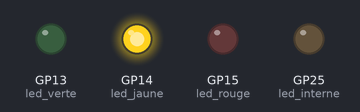
This program was run on a simulated Raspberry Pi Pico running MicroPython. Parts: output pins drawn as LEDs (lit = HIGH).

Above: at 0.4 s.
At 2.2 s:
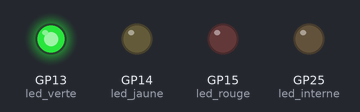
At 2.9 s:
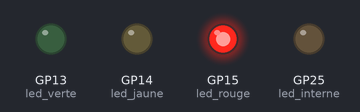
Timing chart, 0 to 3.2 s (numbered marks = the images above):
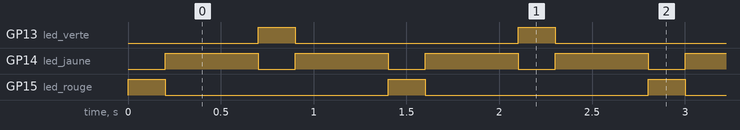

The program:

cligno.py
```python
from machine import Pin
import utime

led_interne = Pin(25, Pin.OUT)
led_rouge = Pin(15, Pin.OUT)
led_jaune = Pin(14, Pin.OUT)
led_verte = Pin(13, Pin.OUT)

def cligno2(t,r,j,v):
    led_rouge.value(r)
    led_jaune.value(j)
    led_verte.value(v)
    utime.sleep(t)

def cligno3(t):
    led_interne.value(1)
    utime.sleep(t)
    led_interne.toggle()
    utime.sleep(t)

while True:
    cligno2(0.2,1,0,0)
    cligno2(0.5,0,1,0)
    cligno2(0.2,0,0,1)
    cligno2(0.5,0,1,0)
#     cligno3(1)
```

Measured:
- by itself, GP13 (led_verte), GP15 (led_rouge): alternates HIGH for 0.20 s and LOW for 1.2 s
- by itself, GP14 (led_jaune): alternates HIGH for 0.50 s and LOW for 0.20 s
- by itself, everything shown: repeats every 1.4 s, in 4 steps
